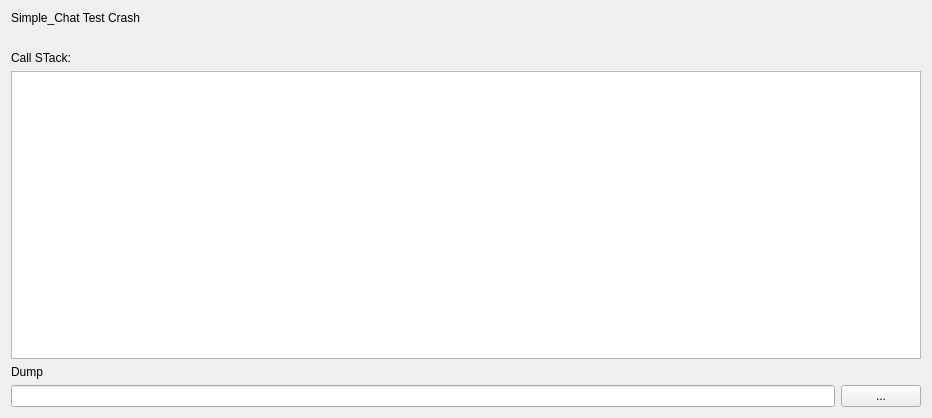
<?xml version="1.0" encoding="UTF-8"?>
<ui version="4.0">
 <class>Crash</class>
 <widget class="QWidget" name="Crash">
  <property name="geometry">
   <rect>
    <x>0</x>
    <y>0</y>
    <width>932</width>
    <height>418</height>
   </rect>
  </property>
  <property name="windowTitle">
   <string>Crash</string>
  </property>
  <layout class="QGridLayout" name="gridLayout_2">
   <item row="0" column="0">
    <layout class="QVBoxLayout" name="verticalLayout">
     <item>
      <widget class="QLabel" name="label">
       <property name="text">
        <string>Simple_Chat Test Crash</string>
       </property>
      </widget>
     </item>
     <item>
      <spacer name="verticalSpacer">
       <property name="orientation">
        <enum>Qt::Vertical</enum>
       </property>
       <property name="sizeType">
        <enum>QSizePolicy::Preferred</enum>
       </property>
       <property name="sizeHint" stdset="0">
        <size>
         <width>10</width>
         <height>20</height>
        </size>
       </property>
      </spacer>
     </item>
     <item>
      <widget class="QLabel" name="label_2">
       <property name="text">
        <string>Call STack:</string>
       </property>
      </widget>
     </item>
     <item>
      <widget class="QTextEdit" name="Call_Stack">
       <property name="readOnly">
        <bool>true</bool>
       </property>
      </widget>
     </item>
     <item>
      <widget class="QLabel" name="label_3">
       <property name="text">
        <string>Dump</string>
       </property>
      </widget>
     </item>
     <item>
      <layout class="QHBoxLayout" name="horizontalLayout">
       <item>
        <widget class="QLineEdit" name="DumpFile"/>
       </item>
       <item>
        <widget class="QPushButton" name="SaveAs">
         <property name="enabled">
          <bool>true</bool>
         </property>
         <property name="sizePolicy">
          <sizepolicy hsizetype="Minimum" vsizetype="Minimum">
           <horstretch>0</horstretch>
           <verstretch>0</verstretch>
          </sizepolicy>
         </property>
         <property name="layoutDirection">
          <enum>Qt::LeftToRight</enum>
         </property>
         <property name="text">
          <string>...</string>
         </property>
        </widget>
       </item>
      </layout>
     </item>
    </layout>
   </item>
  </layout>
 </widget>
 <resources/>
 <connections/>
</ui>
